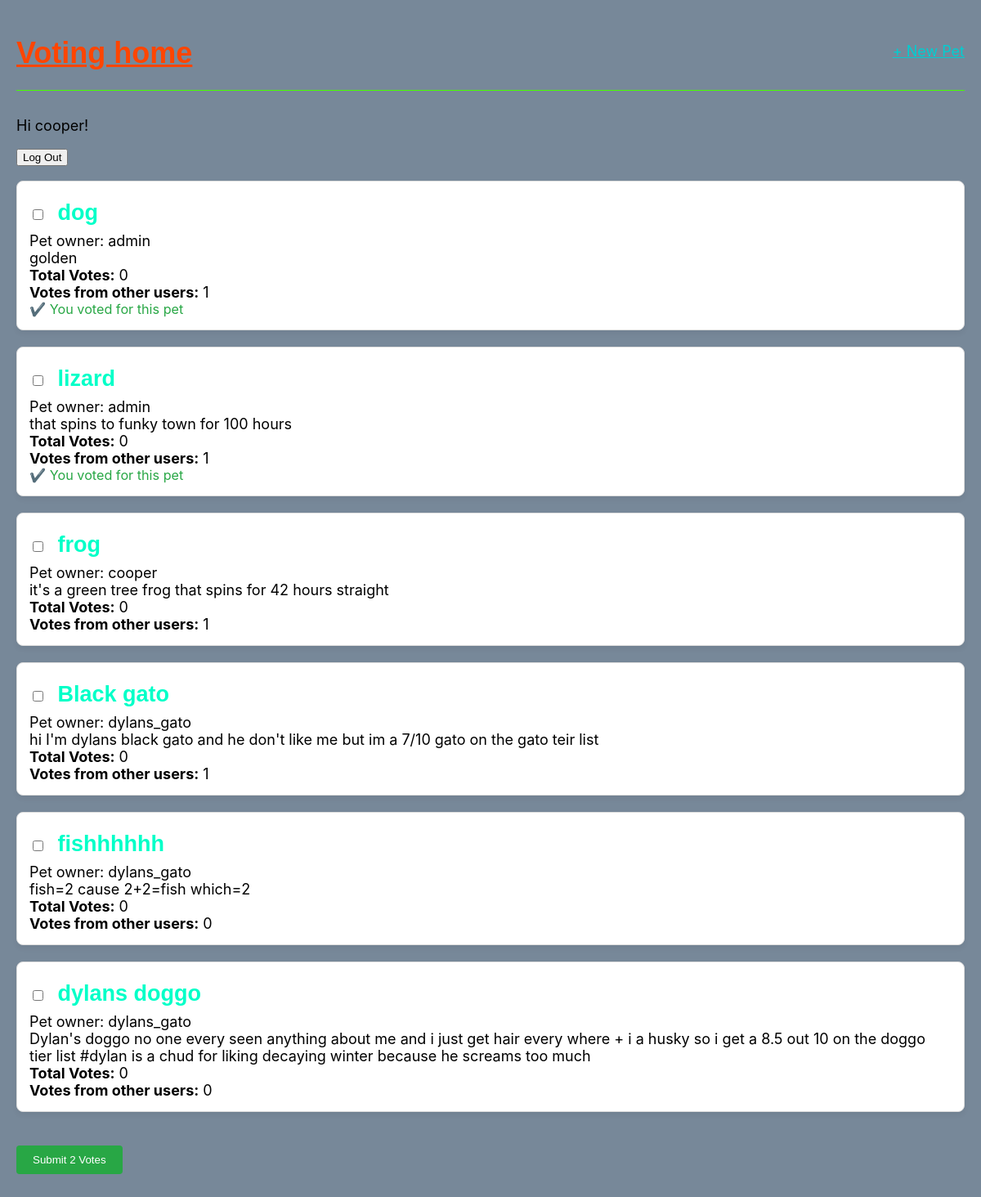
Screenshot of / (signed in) with the database file from the repository.
### Voting/models.py (models this page shows, shortened)
class Pet(models.Model):
    Type = models.CharField(max_length=200)
    owner = models.ForeignKey(
        'auth.User',
        on_delete=models.CASCADE,
    )
    description = models.TextField()
    voters = models.ManyToManyField(User, related_name='voted_pets', blank=True)
    def get_absolute_url(self):
        return reverse("pet_detail", kwargs={"pk": self.pk})

### Voting/views.py (the view, shortened to what this page needs)
# urls.py: path('', PetList.as_view(), name ='home'),
class PetList(ListView):
    model = Pet
    template_name = 'home.html'
    def get_queryset(self):
        queryset = super().get_queryset()
        user = self.request.user
        for pet in queryset:
            total_votes = getattr(pet, 'votes', 0) or pet.voters.count()
            if user.is_authenticated and pet.voters.filter(id=user.id).exists():
                pet.other_votes = max(0, total_votes - 1)
                pet.voted_by_me = True
            else:
                pet.other_votes = total_votes
                pet.voted_by_me = False
        return queryset

### templates/home.html (shortened to what this page needs)
{% extends 'base.html' %}
{% block content %}
<form action="" method="post">
    {% for pet in pet_list %}
    <div class="pet-entry" style="margin-bottom: 20px; padding: 15px; border: 1px solid #ddd; border-radius: 8px;">
        <h2>
            <input type="checkbox" name="selected_pets" value="{{ pet.id }}" style="margin-right: 10px;">
            <a href="{{ pet.get_absolute_url }}">{{ pet.Type }}</a>
        </h2>
        <p>Pet owner: {{ pet.owner }}</p>
        <p>{{ pet.description }}</p>
<p><strong>Total Votes:</strong> {{ pet.votes|default:0 }}</p>
<p><strong>Votes from other users:</strong> {{ pet.other_votes }}</p>
{% if pet.voted_by_me %}
    <p style="color: #28a745; font-size: 0.9em;">✔️ You voted for this pet</p>
{% endif %}
    </div>
    {% endfor %}
    <br>
    <button type="submit" style="padding: 10px 20px; background-color: #28a745; color: white; border: none; border-radius: 4px; cursor: pointer;">
        Submit 2 Votes
    </button>
</form>
{% endblock %}

### templates/base.html (shortened to what this page needs)
{% load static %}
<html>
    <head>
<link href="https://googleapis.com" rel="stylesheet">
<link rel="stylesheet" href="{% static 'css/base.css' %}">
    </head>
    <body>
        <header>
            <div class="nav-left">
            <h1><a href="{% url 'home' %}">Voting home</a></h1>
            </div>
            <div class="nav-right">
                <a href="{% url 'pet_new' %}">+ New Pet </a>
            </div>
        </header>
        {% if user.is_authenticated %}
        <p>Hi {{ user.username }}!</p>
        <form action="{% url "logout" %}" method="post">
            <button type="submit">Log Out</button>
        </form>
        {% else %}
        <p>You are not logged in.</p>
        <a href="{% url 'login' %}">Log In</a> |
        <a href="{% url 'signup' %}">Sign Up</a>
        {% endif %}
        {% block content %}
        {% endblock %}
    </body>
</html>

### static/css/base.css (style rules this page uses)
body { font-family: 'Inter', sans-serif; font-size: 18px; background-color: lightslategray; max-width: 1200px; margin: 0 auto; padding: 20px; }
h1, h2, h3 { font-family: 'Poppins', sans-serif; }
header { border-bottom: 1px solid #48ff00; margin-bottom: 2rem; display: flex; }
header h1 a { color: orangered; }
.nav-left { margin-right: auto; }
.nav-right { display: flex; padding-top: 2rem; }
.pet-entry { margin-bottom: 2rem; }
.pet-entry h2 { margin: 0.5rem 0; }
.pet-entry h2 a, .pet-entry h2 a:visited { color: rgb(0, 255, 200); text-decoration: none; }
.pet-entry p { margin: 0; font-weight: 400; }
.pet-entry { background: #ffffff; border: 1px solid black; border-radius: 12px; box-shadow: 0 4px 6px rgba(0, 0, 0, 0.05); padding: 20px; display: flex; flex-direction: column; justify-content: space-between; margin-bottom: 0; }
.nav-right a { color: darkturquoise; }

### rows the page displays
Pet: Type "dog", owner "admin", description "golden", votes "0", other_votes "1", shows "✔️ You voted for this pet"
Pet: Type "lizard", owner "admin", description "that spins to funky town for 100 hours", votes "0", other_votes "1", shows "✔️ You voted for this pet"
Pet: Type "frog", owner "cooper", description "it's a green tree frog that spins for 42 hours straight", votes "0", other_votes "1"
Pet: Type "Black gato", owner "dylans_gato", description "hi I'm dylans black gato and he don't like me but im a 7/10 gato on the gato teir list", votes "0", other_votes "1"
Pet: Type "fishhhhhh", owner "dylans_gato", description "fish=2 cause 2+2=fish which=2", votes "0", other_votes "0"
Pet: Type "dylans doggo", owner "dylans_gato", description "Dylan's doggo no one every seen anything about me and i just get hair every where + i a husky so i get a 8.5 out 10 on the doggo tier list #dylan is a chud for liking decaying winter because he screams too much", votes "0", other_votes "0"

### other values shown
{{ user.username }} "cooper"
